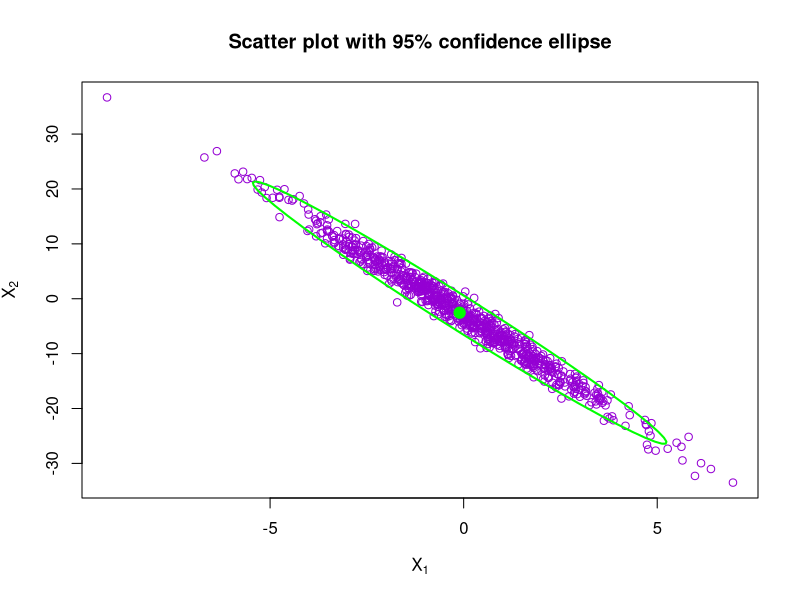
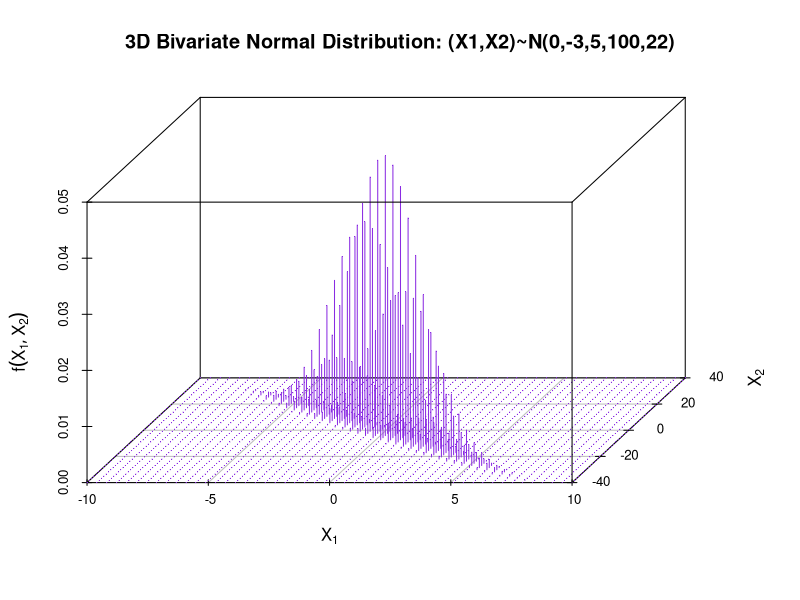
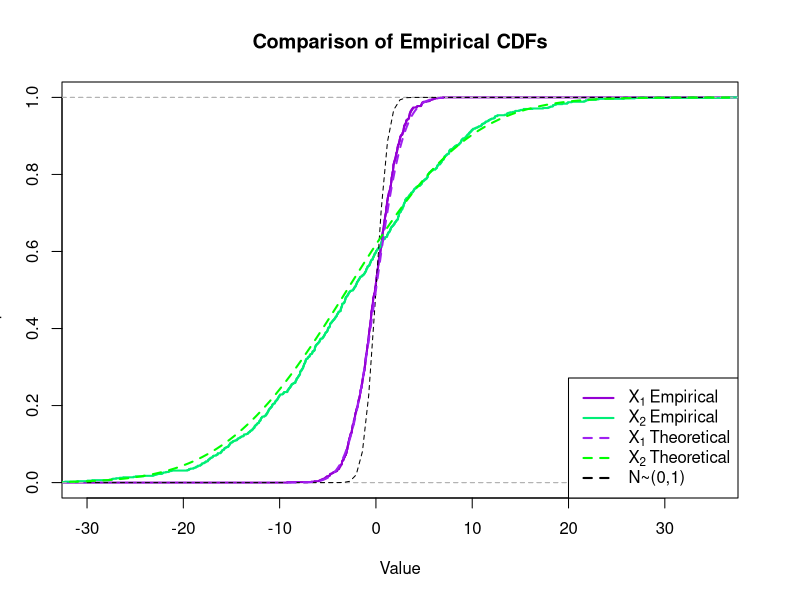
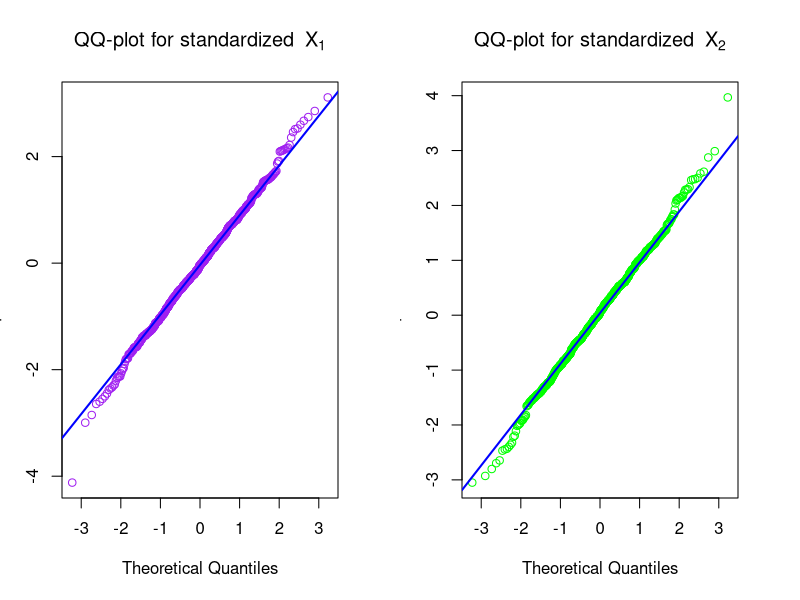
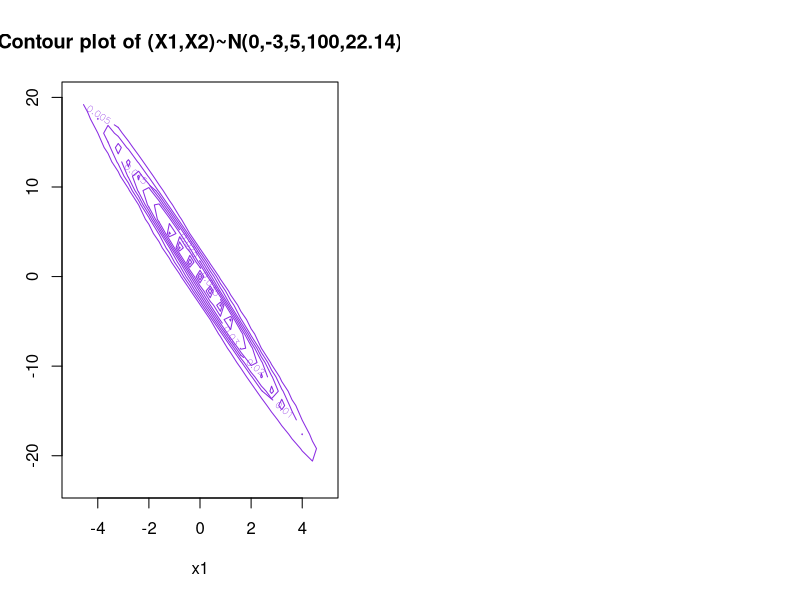

These figures' R source, in order:
## ---- chunk 1
knitr::opts_chunk$set(echo = TRUE)
## ---- chunk 2
library(mvtnorm)
require(mvtnorm)

set.seed(123456)
means <- c(0, -3)
sigma1 <- sqrt(5)
sigma2 <- 10
rho <- -0.99
cov <- rho*(sigma1*sigma2)
sigma <- matrix(c(sigma1^2, cov, cov, sigma2^2), ncol=2)
n <- 800

xx <- rmvnorm(n, means, sigma = sigma)
colnames(xx) <- c("X1", "X2")
## ---- chunk 3
summary(xx)
## ---- chunk 4
cov(xx)
## ---- chunk 5
cov 
## ---- chunk 6
cor(xx)
## ---- chunk 7
require(car)

plot(xx[,1], xx[,2],
     col="darkviolet",
     pch=1,
     main="Scatter plot with 95% confidence ellipse",
     xlab=expression(X[1]),
     ylab=expression(X[2]))

dataEllipse(xx[,1], xx[,2], 
            levels = 0.95, 
            col = "green", 
            add = TRUE, 
            plot.points = FALSE)
## ---- chunk 8
# ## 3D representation 
## ----echo=TRUE, include=TRUE--------------------------------------------

require(scatterplot3d)

x1 <- seq(-10, 10, length = 50)
x2 <- seq(-40, 40, length = 50)

grid <- expand.grid(X1=x1, X2=x2)
density <- dmvnorm(grid, mean = means, sigma = sigma)

scatterplot3d(x = grid$X1, 
              y = grid$X2, 
              z = density,
              color="blueviolet",
              type="h",
              pch = ".",
              cex.symbols = 0.5,
              angle = 60,
              scale.y = 0.7,
              zlab = expression(f(X[1], X[2])),
              xlab = expression(X[1]),
              ylab = expression(X[2]),
              main = "3D Bivariate Normal Distribution: (X1,X2)~N(0,-3,5,100,22)")
## ---- chunk 9
plot(ecdf(xx[,1]), 
     do.points = FALSE, 
     col = "darkviolet", 
     lwd = 2,
     main = "Comparison of Empirical CDFs",
     xlab = "Value",
     ylab = "Empirical CDF",
     xlim = c(-30,35))

lines(ecdf(xx[,2]), 
      do.points = FALSE, 
      col = "springgreen2", 
      lwd = 2)
curve(pnorm(x), lty = 2, add = TRUE)


curve(pnorm(x, mean = 0, sd = sqrt(5)), 
      from = min(xx[,1]), 
      to = max(xx[,1]), 
      col = "purple",
      lty = 2,
      lwd = 2, 
      add = TRUE)

curve(pnorm(x, mean = -3, sd = 10), 
      from = min(xx[,2]), 
      to = max(xx[,2]), 
      col = "green",
      lty = 2,
      lwd = 2, 
      add = TRUE)


legend("bottomright",
       legend = c(expression(X[1]~"Empirical"), expression(X[2]~"Empirical"),
                  expression(X[1]~"Theoretical"), expression(X[2]~"Theoretical"),
                  "N~(0,1)"),
       col = c("darkviolet", "springgreen2", "purple", "green", "black"),
       lty = c(1,1,2,2, 2),
       lwd = 2)
## ---- chunk 10
par(mfrow = c(1,2))


qqnorm((xx[,1]-0)/sqrt(5), col = "purple", 
       main = expression("QQ-plot for standardized "~X[1]),
       xlab = "Theoretical Quantiles",
       ylab = "Sample Quantiles")
qqline((xx[,1]-0)/sqrt(5), col = "blue", lwd = 2)


qqnorm((xx[,2]+3)/10, col = "green", 
       main = expression("QQ-plot for standardized "~X[2]),
       xlab = "Theoretical Quantiles",
       ylab = "Sample Quantiles")
qqline((xx[,2]+3)/10, col = "blue", lwd = 2)
## ---- chunk 11
require(mvtnorm)

x1 <- seq(-10, 10, length = 51)
x2 <- seq(-40, 40, length = 51)

dens <- matrix(dmvnorm(expand.grid(x1, x2),
                       sigma=sigma),
               ncol = length(x1))

contour(x1, x2, dens, 
        main = "Contour plot of (X1,X2)~N(0,-3,5,100,22.14)",
        col = "blueviolet",
        xlim = c(-5,5),
        ylim = c(-23,20),
        xlab = "x1",
        ylab = "x2")
## ---- chunk 12
EV <- eigen(sigma)
## ---- chunk 13
EV$values
EV$vectors
## ---- chunk 14
Q <- EV$vectors
lambda <- diag(EV$values)

Q %*% lambda %*% t(Q)
